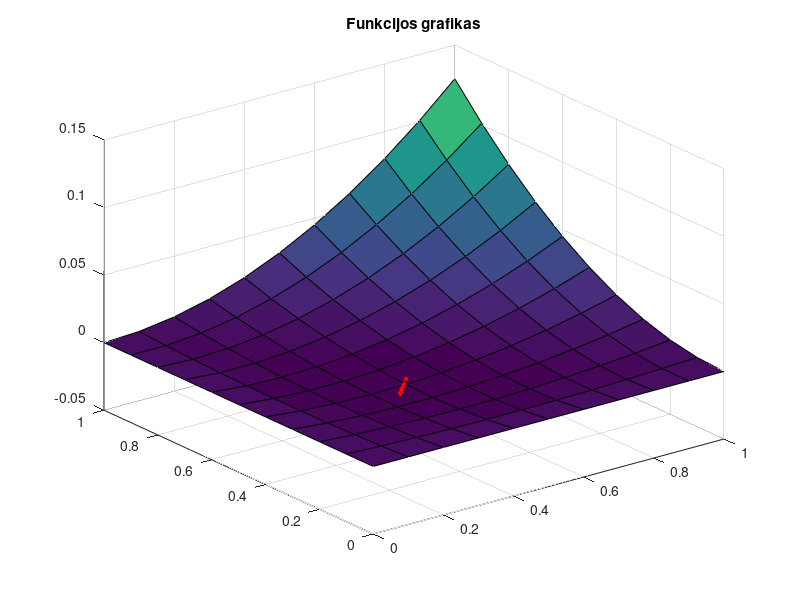

Write MATLAB code to recreate this figure.
f = @(x1, x2) (1 / 8) * ((x1 .^ 2) .* x2 + x1 .* (x2 .^ 2) - x1 .* x2);
grad0 = @(X1, X2) [2 * X1 * X2 + X2 .^ 2 - X2, X1 ^ 2 + 2 * X1 * X2 - X1];

X_0 = [0, 0];
X_1 = [1, 1];
X_m= [0/10, 5/ 10];

X0 = X_1;

[x1, x2] = meshgrid(0:0.1:1, 0:0.1:1);
y = f(x1, x2);
surf(x1, x2, y);
title(['Funkcijos grafikas']);

learn_rate = 0.3; 
eps = 10 ^ (- 5);
n = 1;

format long

dist = 10000;

while (dist >= eps)
    hold on;
    grad1 = grad0(X0(1),X0(2));
    X0 = X0 - learn_rate.* grad1;
    dist = norm(grad1);
 
    fprintf('X0= %f %f f(x0)= %f k= %d\n', X0, f(X0(1), X0(2)), n);

    plot(X0(1), X0(2), 'r', 'markersize',10);
        
    n = n + 1;
end
grid on;
hold off;